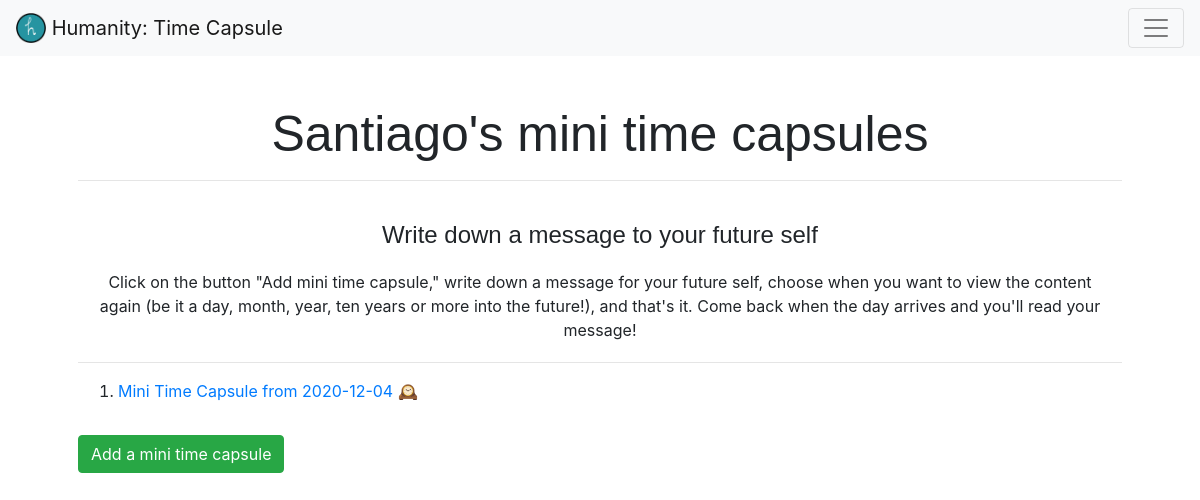
Page /minicapsule/ (signed in) on the earlier database version.
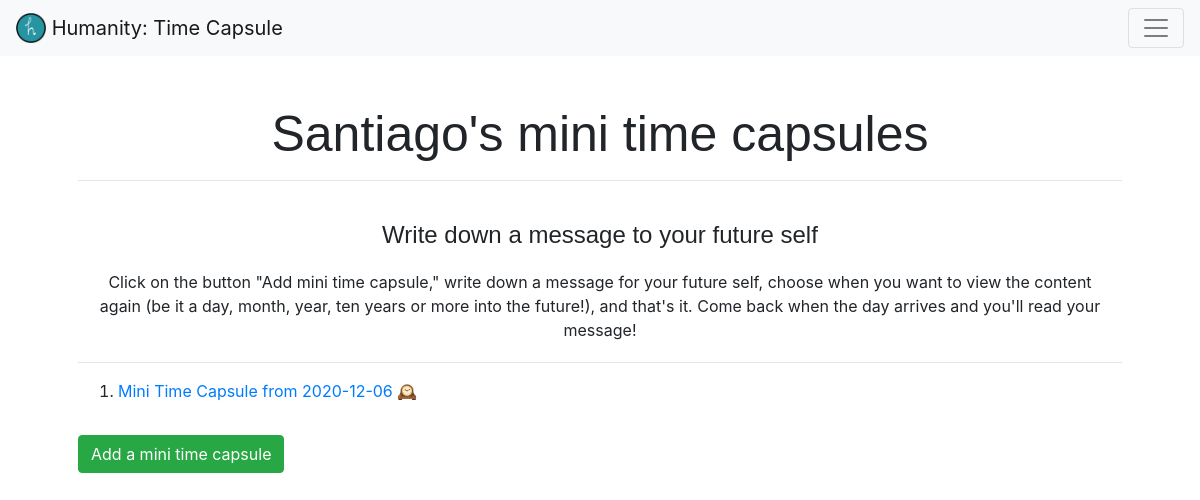
Same page on the later database version.
### capsule/models.py (models this page shows)
class MiniCapsule(models.Model):
    user_id = models.IntegerField()
    content = models.TextField()
    date_added = models.DateField(auto_now_add=True)
    time = models.DateField()
    created = models.DateTimeField(auto_now_add=True, auto_now=False)
    class Meta:
        ordering = ('-created',)
    def __str__(self):
        return f'Mini Time Capsule from {self.date_added}'

### capsule/views.py (the view, shortened to what this page needs)
# urls.py: path('minicapsule/', views.mini_capsule, name='mini_capsule'),
@login_required
def mini_capsule(request):
    capsules = MiniCapsule.objects.filter(user_id=request.user.pk)
    today = date.today()
    day, month, year = int(today.strftime('%d')), int(today.strftime('%m')), int(today.strftime('%Y'))
    unlocked = []
    for capsule in capsules:
        if year > int(capsule.time.year):
            unlocked.append(capsule)
        else:
            if month > int(capsule.time.month):
                unlocked.append(capsule)
            elif month == int(capsule.time.month) and day >= int(capsule.time.day):
                unlocked.append(capsule)
    return render(request, 'capsule/mini.html', {
        'capsules': unlocked,
        'form': addMiniCapsule()
    })

### capsule/templates/capsule/mini.html (shortened to what this page needs)
{% extends "capsule/layout.html" %}
{% load crispy_forms_tags %}
{% block pageHeader %}
    <h1>{{ user.first_name }}'s mini time capsules</h1>
{% endblock %}
{% block body %}
    <h4> Write down a message to your future self</h4>
    <p class="general_info">
        Click on the button "Add mini time capsule," write down a message for your future self, choose when
        you want to view the content again (be it a day, month, year, ten years or more into the future!), and
        that's it. Come back when the day arrives and you'll read your message!
    </p>
    <hr>
    {% if capsules %}
        <ol>
            {% for capsule in capsules %}
                <li class="my-2">
                    <a href="{% url 'capsule:view_capsule' capsule.pk %}">{{ capsule }} &#128368;</a>
                </li>
            {% endfor %}
        </ol>
    {% endif %}
    <button type="button" class="btn btn-success my-3" data-toggle="modal" data-target="#addCapsule">
        Add a mini time capsule
    </button>
{% endblock %}

Differences in the rows shown:
removed MiniCapsule: date_added "Mini Time Capsule from 2020-12-04"
added MiniCapsule: date_added "Mini Time Capsule from 2020-12-06"
